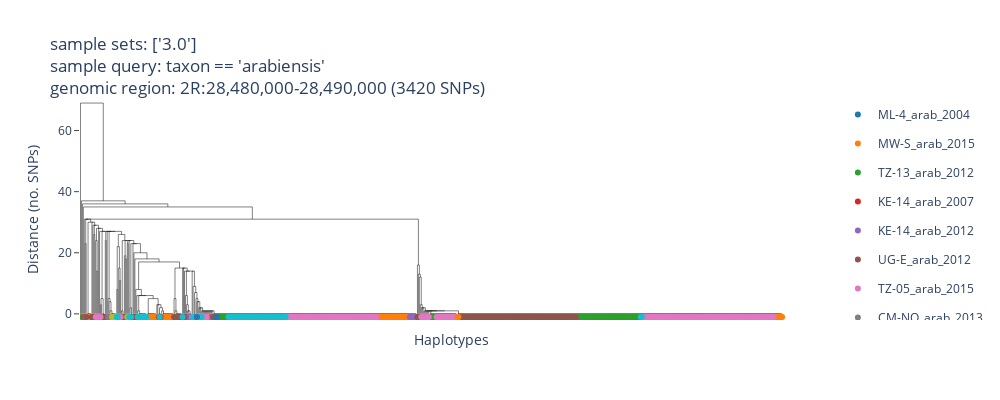

Notebook cell for this chart:
### Code cell
ag3.plot_haplotype_clustering(
    region="2R:28,480,000-28,490,000",
    sample_sets=["3.0"],
    sample_query="taxon == 'arabiensis'",
    analysis="gamb_colu_arab",
    cohorts="admin1_year",
    cohort_size=None,
    width=1000,
    height=400,
)
